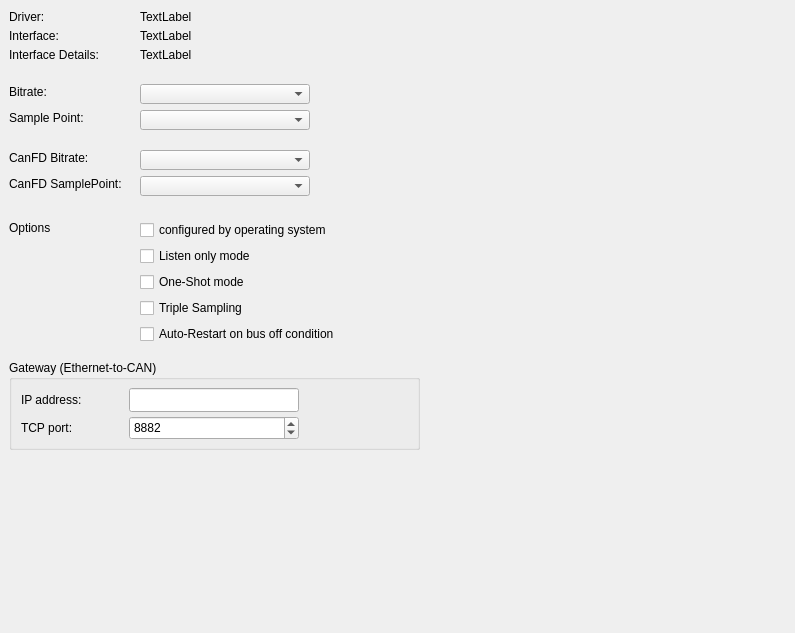
<?xml version="1.0" encoding="UTF-8"?>
<ui version="4.0">
 <class>GenericCanSetupPage</class>
 <widget class="QWidget" name="GenericCanSetupPage">
  <property name="geometry">
   <rect>
    <x>0</x>
    <y>0</y>
    <width>795</width>
    <height>633</height>
   </rect>
  </property>
  <property name="windowTitle">
   <string>Form</string>
  </property>
  <widget class="QLabel" name="label">
   <property name="geometry">
    <rect>
     <x>9</x>
     <y>9</y>
     <width>66</width>
     <height>16</height>
    </rect>
   </property>
   <property name="text">
    <string>Driver:</string>
   </property>
  </widget>
  <widget class="QLabel" name="laDriver">
   <property name="geometry">
    <rect>
     <x>140</x>
     <y>9</y>
     <width>610</width>
     <height>16</height>
    </rect>
   </property>
   <property name="text">
    <string>TextLabel</string>
   </property>
  </widget>
  <widget class="QLabel" name="label_3">
   <property name="geometry">
    <rect>
     <x>9</x>
     <y>28</y>
     <width>82</width>
     <height>16</height>
    </rect>
   </property>
   <property name="text">
    <string>Interface:</string>
   </property>
  </widget>
  <widget class="QLabel" name="laInterface">
   <property name="geometry">
    <rect>
     <x>140</x>
     <y>28</y>
     <width>610</width>
     <height>16</height>
    </rect>
   </property>
   <property name="text">
    <string>TextLabel</string>
   </property>
  </widget>
  <widget class="QLabel" name="label_5">
   <property name="geometry">
    <rect>
     <x>9</x>
     <y>47</y>
     <width>117</width>
     <height>16</height>
    </rect>
   </property>
   <property name="text">
    <string>Interface Details:</string>
   </property>
  </widget>
  <widget class="QLabel" name="laInterfaceDetails">
   <property name="geometry">
    <rect>
     <x>140</x>
     <y>47</y>
     <width>610</width>
     <height>16</height>
    </rect>
   </property>
   <property name="text">
    <string>TextLabel</string>
   </property>
  </widget>
  <widget class="QLabel" name="label_7">
   <property name="geometry">
    <rect>
     <x>9</x>
     <y>84</y>
     <width>69</width>
     <height>16</height>
    </rect>
   </property>
   <property name="text">
    <string>Bitrate:</string>
   </property>
  </widget>
  <widget class="QComboBox" name="cbBitrate">
   <property name="geometry">
    <rect>
     <x>140</x>
     <y>84</y>
     <width>170</width>
     <height>20</height>
    </rect>
   </property>
  </widget>
  <widget class="QLabel" name="label_8">
   <property name="geometry">
    <rect>
     <x>9</x>
     <y>110</y>
     <width>98</width>
     <height>16</height>
    </rect>
   </property>
   <property name="text">
    <string>Sample Point:</string>
   </property>
  </widget>
  <widget class="QComboBox" name="cbSamplePoint">
   <property name="geometry">
    <rect>
     <x>140</x>
     <y>110</y>
     <width>170</width>
     <height>20</height>
    </rect>
   </property>
  </widget>
  <widget class="QLabel" name="label_9">
   <property name="geometry">
    <rect>
     <x>9</x>
     <y>150</y>
     <width>104</width>
     <height>16</height>
    </rect>
   </property>
   <property name="text">
    <string>CanFD Bitrate:</string>
   </property>
  </widget>
  <widget class="QComboBox" name="cbBitrateFD">
   <property name="geometry">
    <rect>
     <x>140</x>
     <y>150</y>
     <width>170</width>
     <height>20</height>
    </rect>
   </property>
  </widget>
  <widget class="QLabel" name="label_10">
   <property name="geometry">
    <rect>
     <x>9</x>
     <y>176</y>
     <width>130</width>
     <height>16</height>
    </rect>
   </property>
   <property name="text">
    <string>CanFD SamplePoint:</string>
   </property>
  </widget>
  <widget class="QComboBox" name="cbSamplePointFD">
   <property name="geometry">
    <rect>
     <x>140</x>
     <y>176</y>
     <width>170</width>
     <height>20</height>
    </rect>
   </property>
  </widget>
  <widget class="QLabel" name="label_11">
   <property name="geometry">
    <rect>
     <x>9</x>
     <y>220</y>
     <width>41</width>
     <height>16</height>
    </rect>
   </property>
   <property name="text">
    <string>Options:</string>
   </property>
  </widget>
  <widget class="QWidget" name="verticalLayoutWidget">
   <property name="geometry">
    <rect>
     <x>140</x>
     <y>220</y>
     <width>411</width>
     <height>126</height>
    </rect>
   </property>
   <layout class="QVBoxLayout" name="vbOptions">
    <item>
     <widget class="QCheckBox" name="cbConfigOS">
      <property name="text">
       <string>configured by operating system</string>
      </property>
     </widget>
    </item>
    <item>
     <widget class="QCheckBox" name="cbListenOnly">
      <property name="text">
       <string>Listen only mode</string>
      </property>
     </widget>
    </item>
    <item>
     <widget class="QCheckBox" name="cbOneShot">
      <property name="text">
       <string>One-Shot mode</string>
      </property>
     </widget>
    </item>
    <item>
     <widget class="QCheckBox" name="cbTripleSampling">
      <property name="text">
       <string>Triple Sampling</string>
      </property>
     </widget>
    </item>
    <item>
     <widget class="QCheckBox" name="cbAutoRestart">
      <property name="text">
       <string>Auto-Restart on bus off condition</string>
      </property>
     </widget>
    </item>
   </layout>
  </widget>
  <widget class="QGroupBox" name="gbGateway">
   <property name="geometry">
    <rect>
     <x>9</x>
     <y>360</y>
     <width>411</width>
     <height>90</height>
    </rect>
   </property>
   <property name="title">
    <string>Gateway (Ethernet-to-CAN)</string>
   </property>
   <widget class="QLabel" name="laHost">
    <property name="geometry">
     <rect>
      <x>12</x>
      <y>30</y>
      <width>90</width>
      <height>20</height>
     </rect>
    </property>
    <property name="text">
     <string>IP address:</string>
    </property>
   </widget>
   <widget class="QLineEdit" name="edHost">
    <property name="geometry">
     <rect>
      <x>120</x>
      <y>28</y>
      <width>170</width>
      <height>24</height>
     </rect>
    </property>
   </widget>
   <widget class="QLabel" name="laPort">
    <property name="geometry">
     <rect>
      <x>12</x>
      <y>58</y>
      <width>90</width>
      <height>20</height>
     </rect>
    </property>
    <property name="text">
     <string>TCP port:</string>
    </property>
   </widget>
   <widget class="QSpinBox" name="edPort">
    <property name="geometry">
     <rect>
      <x>120</x>
      <y>56</y>
      <width>170</width>
      <height>24</height>
     </rect>
    </property>
    <property name="minimum">
     <number>1</number>
    </property>
    <property name="maximum">
     <number>65535</number>
    </property>
    <property name="value">
     <number>8882</number>
    </property>
   </widget>
  </widget>
 </widget>
 <resources/>
 <connections/>
</ui>
